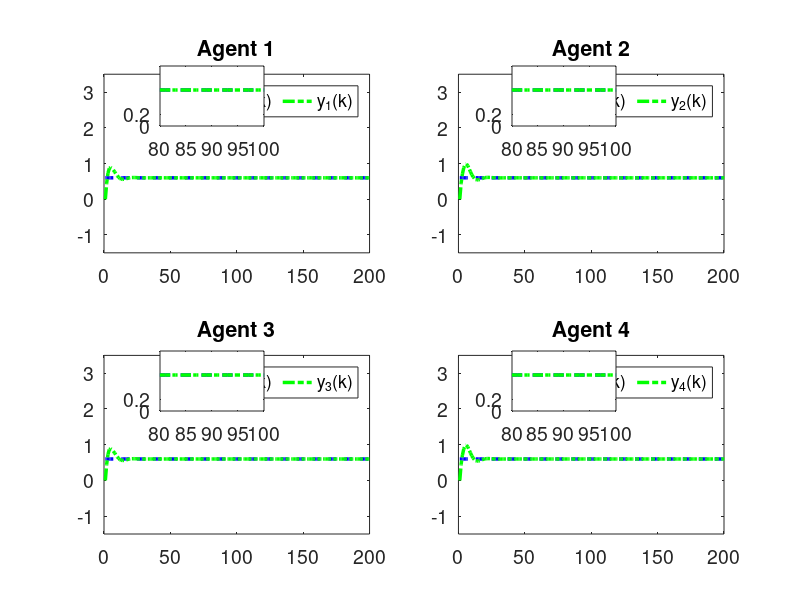
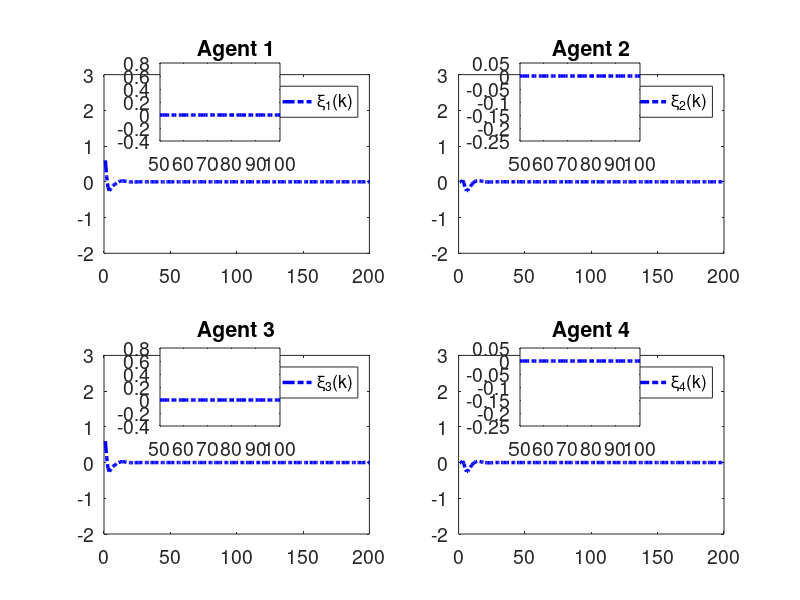

Source code (MATLAB) for these figures, in order:
clc; clear;

% Parameters
rho = 6.5;            % Increase gain for better control response
eta = 1;              % Increase to make the adaptive update faster
lamda = 350;          % Model-free parameter
mu = 0.005;           % Adaptive parameter
epsilon = 1e-5;       % Small threshold for stability
alpha = 15;           % Smoothing factor for error dynamics
T = 0.1;              % Sampling time (kept for calculations but not used in time vector)
gamma1 = 0.45;        % Adjust control gains for faster tracking
gamma2 = 0.25;        % Adjust control gains
gamma3 = 0.45;        % Adjust control gains
gamma4 = 0.25;        % Adjust control gains
beta = 10;            % Sliding mode coefficient
sigma = 95;           % Sliding mode parameter
tau = 1e-5;           % Small damping term

rT = 1024;            % Sample rate
L = 200;              % Time steps
m = 200;              % Data size
n = 600;              % Data size

% Initialization
phi1 = zeros(m+1,1); 
phi2 = zeros(m+1,1); 
phi3 = zeros(m+1,1); 
phi4 = zeros(m+1,1);
mfa1 = zeros(m+1,1); 
mfa2 = zeros(m+1,1); 
mfa3 = zeros(m+1,1); 
mfa4 = zeros(m+1,1);
sm1 = zeros(m,1);  
sm2 = zeros(m,1);  
sm3 = zeros(m,1);  
sm4 = zeros(m,1);
y1 = zeros(m+1,1); 
y2 = zeros(m+1,1); 
y3 = zeros(m+1,1); 
y4 = zeros(m+1,1);
u1 = zeros(m,1);   
u2 = zeros(m,1);   
u3 = zeros(m,1);   
u4 = zeros(m,1);
xi1 = zeros(m,1);  
xi2 = zeros(m,1);  
xi3 = zeros(m,1);  
xi4 = zeros(m,1);
s1 = zeros(m,1);   
s2 = zeros(m,1);   
s3 = zeros(m,1);   
s4 = zeros(m,1);
yd = zeros(m+1,1);

% Desired signal (Reference trajectory)
for k = 1:1:m+1
    yd(k) = 0.6; % Time-invariant constant reference signal
    % yd(k) = 0.6 * sin(0.05 * pi * k) + 0.6 * cos(0.03 * pi * k);
end

for k = 1:m
    % Adaptive Gain update
    if k == 1
        phi1(k) = 1.0; 
        phi2(k) = 1.0; 
        phi3(k) = 1.0; 
        phi4(k) = 1.0;
    elseif k == 2
        phi1(k) = phi1(k-1) + (eta * u1(k-1) / (mu + u1(k-1)^2)) * (y1(k) - phi1(k-1)*u1(k-1));
        phi2(k) = phi2(k-1) + (eta * u2(k-1) / (mu + u2(k-1)^2)) * (y2(k) - phi2(k-1)*u2(k-1));
        phi3(k) = phi3(k-1) + (eta * u3(k-1) / (mu + u3(k-1)^2)) * (y3(k) - phi3(k-1)*u3(k-1));
        phi4(k) = phi4(k-1) + (eta * u4(k-1) / (mu + u4(k-1)^2)) * (y4(k) - phi4(k-1)*u4(k-1));
    else
        phi1(k) = phi1(k-1) + (eta * (u1(k-1) - u1(k-2)) / (mu + (u1(k-1) - u1(k-2))^2)) * (y1(k) - y1(k-1) - phi1(k-1) * (u1(k-1) - u1(k-2)));
        phi2(k) = phi2(k-1) + (eta * (u2(k-1) - u2(k-2)) / (mu + (u2(k-1) - u2(k-2))^2)) * (y2(k) - y2(k-1) - phi2(k-1) * (u2(k-1) - u2(k-2)));
        phi3(k) = phi3(k-1) + (eta * (u3(k-1) - u3(k-2)) / (mu + (u3(k-1) - u3(k-2))^2)) * (y3(k) - y3(k-1) - phi3(k-1) * (u3(k-1) - u3(k-2)));
        phi4(k) = phi4(k-1) + (eta * (u4(k-1) - u4(k-2)) / (mu + (u4(k-1) - u4(k-2))^2)) * (y4(k) - y4(k-1) - phi4(k-1) * (u4(k-1) - u4(k-2)));
    end

    % Stability protection
    if k > 2 && (abs(phi1(k)) <= epsilon || abs(u1(k-1) - u1(k-2)) <= epsilon || sign(phi1(k)) ~= sign(phi1(1)))
        phi1(k) = phi1(1);
    end
    if k > 2 && (abs(phi2(k)) <= epsilon || abs(u2(k-1) - u2(k-2)) <= epsilon || sign(phi2(k)) ~= sign(phi2(1)))
        phi2(k) = phi2(1);
    end
    if k > 2 && (abs(phi3(k)) <= epsilon || abs(u3(k-1) - u3(k-2)) <= epsilon || sign(phi3(k)) ~= sign(phi3(1)))
        phi3(k) = phi3(1);
    end
    if k > 2 && (abs(phi4(k)) <= epsilon || abs(u4(k-1) - u4(k-2)) <= epsilon || sign(phi4(k)) ~= sign(phi4(1)))
        phi4(k) = phi4(1);
    end

    % Error dynamics
    xi1(k) = yd(k) - 2*y1(k) + y4(k);
    xi2(k) = y1(k) - 2*y2(k) + y3(k);
    xi3(k) = y2(k) + yd(k) - 2*y3(k);
    xi4(k) = y1(k) + y3(k) - 2*y4(k);

    % Fix: Handle k=1 case for sliding surfaces
    if k == 1
        s1(k) = 0;
        s2(k) = 0;
        s3(k) = 0;
        s4(k) = 0;
    else
        s1(k) = alpha * xi1(k) - xi1(k-1);
        s2(k) = alpha * xi2(k) - xi2(k-1);
        s3(k) = alpha * xi3(k) - xi3(k-1);
        s4(k) = alpha * xi4(k) - xi4(k-1);
    end

    % MFAC updates
    if k == 1
        mfa1(k) = 0;
        mfa2(k) = 0;
        mfa3(k) = 0;
        mfa4(k) = 0;
    else
        mfa1(k) = mfa1(k-1) + (rho * phi1(k)) / (lamda + abs(phi1(k)^2)) * xi1(k);
        mfa2(k) = mfa2(k-1) + (rho * phi2(k)) / (lamda + abs(phi2(k)^2)) * xi2(k);
        mfa3(k) = mfa3(k-1) + (rho * phi3(k)) / (lamda + abs(phi3(k)^2)) * xi3(k);
        mfa4(k) = mfa4(k-1) + (rho * phi4(k)) / (lamda + abs(phi4(k)^2)) * xi4(k);
    end

    % SMC updates
    if k == 1 
        sm1(k) = 0;
        sm2(k) = 0;
        sm3(k) = 0;
        sm4(k) = 0;
    else
        sm1(k) = sm1(k-1) + (beta * phi1(k)) / (sigma + (phi1(k))^2) * ...
            ( (xi1(k) + (y4(k) - y4(k-1)) + (yd(k+1) - yd(k))) / (1 + 1) ...
            - (xi1(k)) / (alpha * (2)) + tau * sign(s1(k)) );

        sm2(k) = sm2(k-1) + (beta * phi2(k)) / (sigma + (phi2(k)^2)) * ...
            ( (xi2(k) + (y1(k) - y1(k-1)) + (y3(k) - y3(k-1))) / (1 + 1) ...
            - (xi2(k)) / (alpha * 2) + tau * sign(s2(k)) );

        sm3(k) = sm3(k-1) + (beta * phi3(k)) / (sigma + (phi3(k)^2)) * ...
            ( (xi3(k) + (y2(k) - y2(k-1)) + (yd(k+1) - yd(k))) / (1 + 1) ...
            - (xi3(k)) / (alpha * (2)) + tau * sign(s3(k)) );

        sm4(k) = sm4(k-1) + (beta * phi4(k)) / (sigma + (phi4(k)^2)) * ...
            ( (xi4(k) + (y1(k) - y1(k-1)) + (y3(k) - y3(k-1))) / (1 + 1) ...
            - (xi4(k)) / (alpha * (2)) + tau * sign(s4(k)) );
    end

    % Control signal
    if k == 1
        u1(k) = 0;
        u2(k) = 0;
        u3(k) = 0;
        u4(k) = 0;
    else
        u1(k) = mfa1(k) + gamma1 * sm1(k);
        u2(k) = mfa2(k) + gamma2 * sm2(k);
        u3(k) = mfa3(k) + gamma3 * sm3(k);
        u4(k) = mfa4(k) + gamma4 * sm4(k);
    end
    if k == 1
        y1(k) = 0;
        y2(k) = 0;
        y3(k) = 0;
        y4(k) = 0;
    end

    % Plant model update with nonlinear term and feedforward
    a = 0.5;
    b1 = 1.2 * n / (rT * 0.2);
    b2 = 1.15 * n / (rT * 0.2);
    b3 = 1.2 * n / (rT * 0.2);
    b4 = 1.15 * n / (rT * 0.2);
    
    nonlinearity1 = 0.02; % Coefficient for cubic nonlinearity
    nonlinearity2 = 0.02; % Coefficient for cubic nonlinearity
    nonlinearity3 = 0.02; % Coefficient for cubic nonlinearity
    nonlinearity4 = 0.02; % Coefficient for cubic nonlinearity
    ff_gain = 0.45; % Feedforward gain
    
    % Add cubic nonlinearity and feedforward term
    y1(k+1) = a * y1(k) + b1 * u1(k) - nonlinearity1 * y1(k)^3 + ff_gain;
    y2(k+1) = a * y2(k) + b2 * u2(k) - nonlinearity2 * y2(k)^2 + ff_gain;
    y3(k+1) = a * y3(k) + b3 * u3(k) - nonlinearity3 * y3(k)^3 + ff_gain;
    y4(k+1) = a * y4(k) + b4 * u4(k) - nonlinearity4 * y4(k)^2 + ff_gain;
end

% Calculate Mean Squared Error and Mean for each xi_i(k)
mse_xi1 = mean(xi1.^2);
mse_xi2 = mean(xi2.^2);
mse_xi3 = mean(xi3.^2);
mse_xi4 = mean(xi4.^2);
mean_xi1 = mean(xi1);
mean_xi2 = mean(xi2);
mean_xi3 = mean(xi3);
mean_xi4 = mean(xi4);

% Print MSE and Mean values
fprintf('Mean Squared Error for xi_1(k): %.10e\n', mse_xi1);

fprintf('Mean Squared Error for xi_2(k): %.10e\n', mse_xi2);

fprintf('Mean Squared Error for xi_3(k): %.10e\n', mse_xi3);

fprintf('Mean Squared Error for xi_4(k): %.10e\n', mse_xi4);


% Plotting
% Time vector for plotting
t = 1:1:m+1;  % Gives 201 points, as expected
font_size = 14;

% Verify time vector and array lengths
disp(['Length of t: ', num2str(length(t))]); % Should display 201
disp(['Length of y1: ', num2str(length(y1))]); % Should be 201
disp(['Length of yd: ', num2str(length(yd))]); % Should be 201
disp(['Length of xi1: ', num2str(length(xi1))]); % Should be 200

% Plot 4 subplots
figure('Position', [100, 100, 15*100, 7.5*100]); % [left, bottom, width, height] in pixels
subplot(2,2,1);
plot(t, yd, '--b', 'LineWidth', 2.5); hold on;
plot(t, y1, '-.g', 'LineWidth', 2.5);
title('Agent 1'); grid off;
legend('y_d(k)','y_1(k)','Orientation', 'horizontal');
set(gca, 'FontSize', font_size);
xlim([0 m]); % X-axis starts from 0
ylim([-1.5 3.5]); % Y-axis limits for Agent 1

zoom_x_start = 80; % Start of zoomed x-range
zoom_x_end = 100; % End of zoomed x-range
axes('Position', [0.20,0.79,0.13,0.10]);
box on; hold on;
plot(t, yd, '--b', 'LineWidth', 2.5);
plot(t, y1, '-.g', 'LineWidth', 2.5);
xlim([zoom_x_start zoom_x_end]);
yticks([-0.4,0,0.2]);
set(gca, 'FontSize', font_size);

subplot(2,2,2);
plot(t, yd, '--b', 'LineWidth', 2.5); hold on;
plot(t, y2, '-.g', 'LineWidth', 2.5);
title('Agent 2'); grid off;
legend('y_d(k)','y_2(k)','Orientation', 'horizontal');
set(gca, 'FontSize', font_size);
xlim([0 m]); % X-axis starts from 0
ylim([-1.5 3.5]); % Y-axis limits for Agent 2

axes('Position', [0.64,0.79,0.13,0.10]);
box on; hold on;
plot(t, yd, '--b', 'LineWidth', 2.5);
plot(t, y2, '-.g', 'LineWidth', 2.5);
xlim([zoom_x_start zoom_x_end]);
yticks([-0.4,0,0.2]);
set(gca, 'FontSize', font_size);

subplot(2,2,3);
plot(t, yd, '--b', 'LineWidth', 2.5); hold on;
plot(t, y3, '-.g', 'LineWidth', 2.5);
title('Agent 3'); grid off;
legend('y_d(k)','y_3(k)','Orientation', 'horizontal');
set(gca, 'FontSize', font_size);
xlim([0 m]); % X-axis starts from 0
ylim([-1.5 3.5]); % Y-axis limits for Agent 3

axes('Position', [0.20,0.315,0.13,0.10]);
box on; hold on;
plot(t, yd, '--b', 'LineWidth', 2.5);
plot(t, y3, '-.g', 'LineWidth', 2.5);
xlim([zoom_x_start zoom_x_end]);
yticks([-0.4,0,0.2]);
set(gca, 'FontSize', font_size);

subplot(2,2,4);
plot(t, yd, '--b', 'LineWidth', 2.5); hold on;
plot(t, y4, '-.g', 'LineWidth', 2.5);
title('Agent 4'); grid off;
legend('y_d(k)','y_4(k)','Orientation', 'horizontal');
set(gca, 'FontSize', font_size);
xlim([0 m]); % X-axis starts from 0
ylim([-1.5 3.5]); % Y-axis limits for Agent 4

axes('Position', [0.64,0.315,0.13,0.10]);
box on; hold on;
plot(t, yd, '--b', 'LineWidth', 2.5);
plot(t, y4, '-.g', 'LineWidth', 2.5);
xlim([zoom_x_start zoom_x_end]);
yticks([-0.4,0,0.2]);
set(gca, 'FontSize', font_size);







% Plot 4 subplots

figure('Position', [100, 100, 1450, 800]);
% figure('Position', [100, 100, 15*100, 7.5*100]); % [left, bottom, width, height] in pixels
subplot(2,2,1);
plot(t(1:end-1), xi1, '-.b', 'LineWidth', 2.5);
title('Agent 1'); grid off;
legend('\xi_1(k)','y_1','Orientation', 'horizontal');
set(gca, 'FontSize', font_size);
xlim([0 m]); % X-axis starts from 0
ylim([-2 3]); % Y-axis limits for Agent 1

zoom_x_start_xi = 50; % Start of zoomed x-range
zoom_x_end_xi = 100; % End of zoomed x-range0.20,0.79,0.13,0.10
axes('Position', [0.20,0.765,0.15,0.13]);
box on; hold on;
plot(t(1:end-1), xi1, '-.b', 'LineWidth', 2.5);
xlim([zoom_x_start_xi zoom_x_end_xi]);
% yticks([-2.000000000000000e-04,0,2.000000000000000e-04,4.000000000000001e-04,6.000000000000001e-04]);
set(gca, 'FontSize', font_size);

subplot(2,2,2);
plot(t(1:end-1), xi2, '-.b', 'LineWidth', 2.5);
title('Agent 2'); grid off;
legend('\xi_2(k)','y_2','Orientation', 'horizontal');
set(gca, 'FontSize', font_size);
xlim([0 m]); % X-axis starts from 0
ylim([-2 3]); % Y-axis limits for Agent 2

axes('Position', [0.65,0.765,0.15,0.13]);
box on; hold on;
plot(t(1:end-1), xi2, '-.b', 'LineWidth', 2.5);
xlim([zoom_x_start_xi zoom_x_end_xi]);
% yticks([-2.000000000000000e-04,0,2.000000000000000e-04,4.000000000000001e-04,6.000000000000001e-04]);
set(gca, 'FontSize', font_size);

subplot(2,2,3);
plot(t(1:end-1), xi3, '-.b', 'LineWidth', 2.5);
title('Agent 3'); grid off;
legend('\xi_3(k)','y_3','Orientation', 'horizontal');
set(gca, 'FontSize', font_size);
xlim([0 m]); % X-axis starts from 0
ylim([-2 3]); % Y-axis limits for Agent 2

axes('Position', [0.20,0.290,0.15,0.13]);
box on; hold on;
plot(t(1:end-1), xi3, '-.b', 'LineWidth', 2.5);
xlim([zoom_x_start_xi zoom_x_end_xi]);
% yticks([0.599,0.6,0.601]);
set(gca, 'FontSize', font_size);

subplot(2,2,4);
plot(t(1:end-1), xi4, '-.b', 'LineWidth', 2.5);
title('Agent 4'); grid off;
legend('\xi_4(k)','y_4','Orientation', 'horizontal');
set(gca, 'FontSize', font_size);
xlim([0 m]); % X-axis starts from 0
ylim([-2 3]); % Y-axis limits for Agent 4

axes('Position', [0.65,0.290,0.15,0.13]);
box on; hold on;
plot(t(1:end-1), xi4, '-.b', 'LineWidth', 2.5);
xlim([zoom_x_start_xi zoom_x_end_xi]);
% xticks([64,64.5,65])
% yticks([-1.000000000000000e-04,0,1.000000000000000e-04]);
set(gca, 'FontSize', font_size);
hold off;
